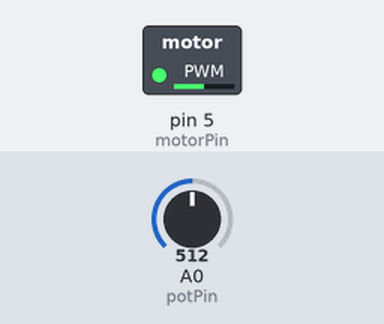
Recording of a sketch running on a simulated Arduino Uno, built with avr-gcc and run on an emulated ATmega328P. On the bench: switched loads named in the sketch (green lamp = pin HIGH). The test bench sets the inputs (shaded band); at power-on: A0 (potPin) = 512.

Above: at 1.2 s.
1.3 s: A0 (potPin) set to 716
At 2.1 s:
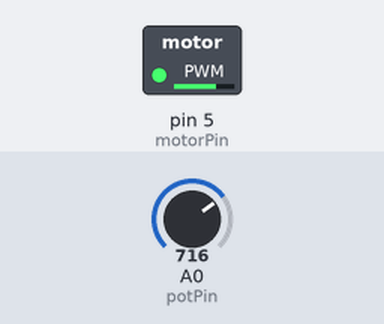
2.8 s: A0 (potPin) set to 900
At 3.3 s:
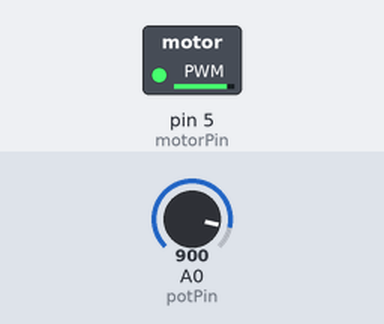
4.3 s: A0 (potPin) set to 122
At 5.5 s:
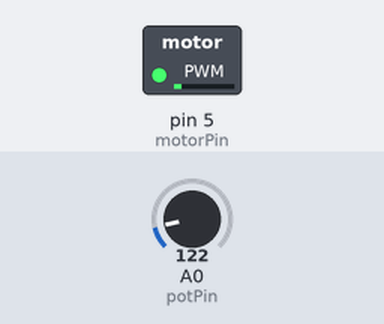
5.8 s: A0 (potPin) set to 0
At 6.7 s:
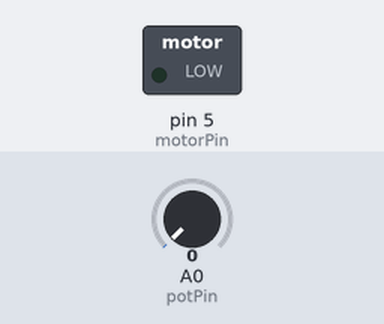
7.3 s: A0 (potPin) set to 511
At 7.9 s:
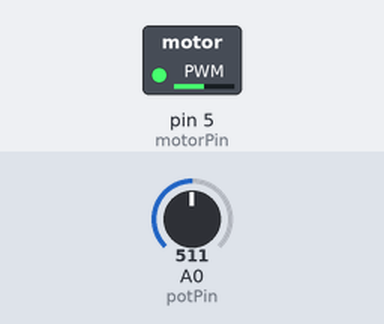
Timing chart, 0 to 9.8 s (numbered marks = the images above; inputs shaded):
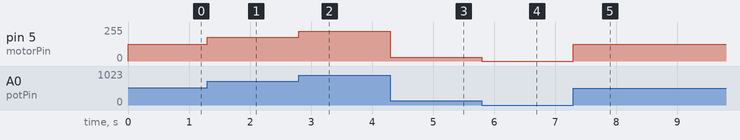

The sketch:

diy10_4.ino
```cpp
// 電晶體馬達控制與調速器

byte potPin = A0;    // 類比輸入腳位（接10KΩ可變電阻）
byte motorPin = 5;  // 類比輸出腳位（接電晶體馬達控制電路）
int potspeed = 0;   // 類比輸出值
byte val = 0;     // 儲存類比範圍轉換值

void setup() {
  pinMode(motorPin, OUTPUT);
}

void loop() {
  potspeed = analogRead(potPin);
  val = map(potspeed, 0, 1023, 0, 255);
  analogWrite(motorPin, val);
}
```

Measured:
- after the input at 1.3 s, pin 5 (motorPin): 127/255 → 178/255 at once
- after the input at 2.8 s, pin 5 (motorPin): 178/255 → 224/255 at once
- after the input at 4.3 s, pin 5 (motorPin): 224/255 → 30/255 at once
- after the input at 5.8 s, pin 5 (motorPin): 30/255 → 0/255 at once
- after the input at 7.3 s, pin 5 (motorPin): 0/255 → 127/255 at once
